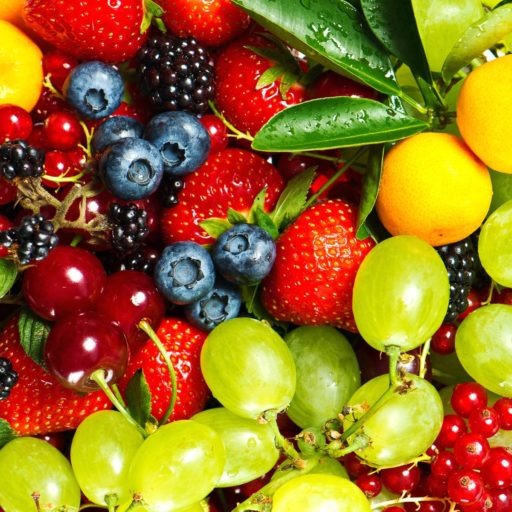
%> input picture 7.jpg, 512 x 512 px
$ octave q7.m   (GNU Octave 9; MATLAB toolbox functions it lacks are replaced by stand-ins)
%> lines starting %> are read from the running program, lines starting %| are printed output that depends on the picture
### RMSE.m
function [ output ] = RMSE ( image1, image2 )
	%image1 = imread ( image1 );
	image1 = double ( image1 );
	%image2 = imread ( image2 );
	image2 = double ( image2 );
	size1 = size ( image1 );
	size2 = size ( image2 );

	originalRowSize = size(image1,1);
	originalColSize = size(image1,2);

	signal1 = image1(:);
	signal2 = image2(:);

	mse = sum((signal1 - signal2).^2)./(originalRowSize*originalColSize);
	rmse = sqrt(mse);

	output = rmse;
end

### q7.m
%the advantage of Y Cb Cr is that any noise in Cb Cr is very minimally noticed when converted back to RGB

%Experimentally proving perceptual redundancy
fruits = '7.jpg';
image_data = imread ( '7.jpg' );
%> image_data is the input picture: size 512x512x3 uint8; mean R, G, B 151.1, 108.8, 35
image_size = size ( image_data );
%> image_size = [512 512 3]
%image still in uint8 form
% image has three channels - R, G, B

YCbCr_image_data = rgb2ycbcr( image_data );
%> YCbCr_image_data: size 512x512x3 uint8; mean of channels 1, 2, 3 113.1, 89.3, 151.9
%image now has three channels - Y, Cb, Cr

for row_index = 1 : 256
	for column_index = 1 : 256
		YCbCr_image_data ( row_index*2 - 1, column_index*2, 1 ) = YCbCr_image_data ( row_index*2 - 1, column_index*2 - 1, 1 );
		%YCbCr_image_data ( row_index*2 - 1, column_index*2, 3 ) = YCbCr_image_data ( row_index*2 - 1, column_index*2 - 1, 3 );
	end

	YCbCr_image_data ( row_index*2, :, 1 ) = YCbCr_image_data ( row_index*2 - 1, :, 1 );
	%YCbCr_image_data ( row_index*2, :, 3 ) = YCbCr_image_data ( row_index*2 - 1, :, 3 );

end
%> YCbCr_image_data: size 512x512x3 uint8; mean of channels 1, 2, 3 113, 89.3, 151.9

RGB_result = ycbcr2rgb(YCbCr_image_data) ;
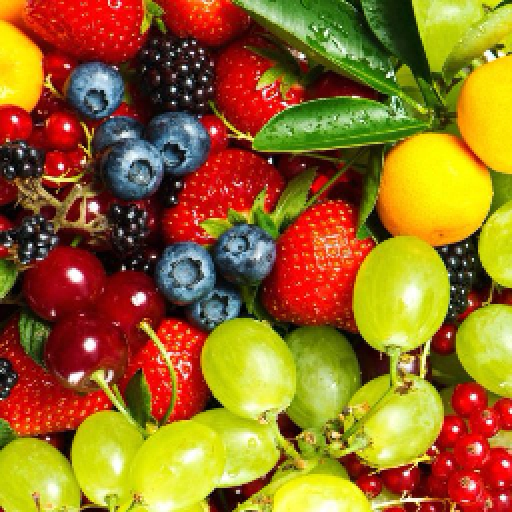
%> RGB_result: size 512x512x3 uint8; mean R, G, B 150.8, 108.7, 35.5

error1 = RMSE ( uint8 (image_data), uint8 (RGB_result) );
%> in RMSE, `mse = sum((signal1 - signal2).^2)./(originalRowSize*originalColSize);`: mse = 722.2
%> in RMSE, `rmse = sqrt(mse);`: rmse = 26.87
%> error1 = 26.87

%Explanation
%Upon removing 75% data from both Cb and Cr channels and thus compressing the entire image by a factor of 2, the RMSE error is negligible
%The two images seem to be similar when percieved by the human visual system
%Thus there is high amount of perceptual redundancy which can be eliminated by using Y, Cb, Cr channels

figure,
imshow ( image_data );
imshow ( RGB_result );

$ run again, with 11.jpg copied over 7.jpg
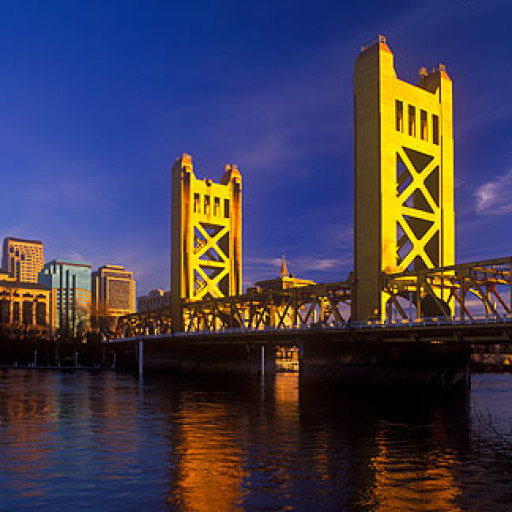
%> input picture 11.jpg, 512 x 512 px
%> image_data is the input picture: size 512x512x3 uint8; mean R, G, B 66.8, 61.3, 79.6
%> `RGB_result = ycbcr2rgb(YCbCr_image_data) ;`:
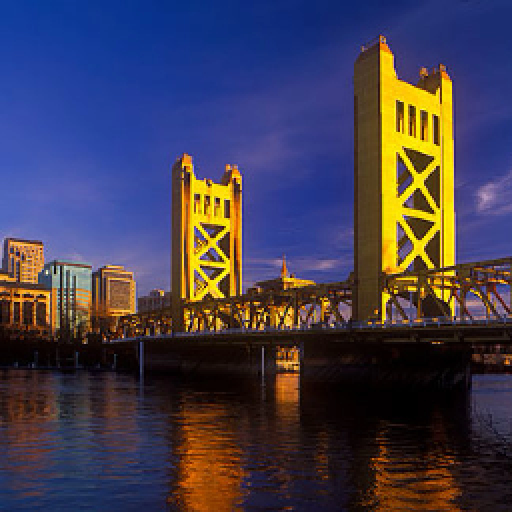
%> RGB_result: size 512x512x3 uint8; mean R, G, B 66.7, 61.3, 80.4
%> mse = 499.3
%> rmse = 22.35
